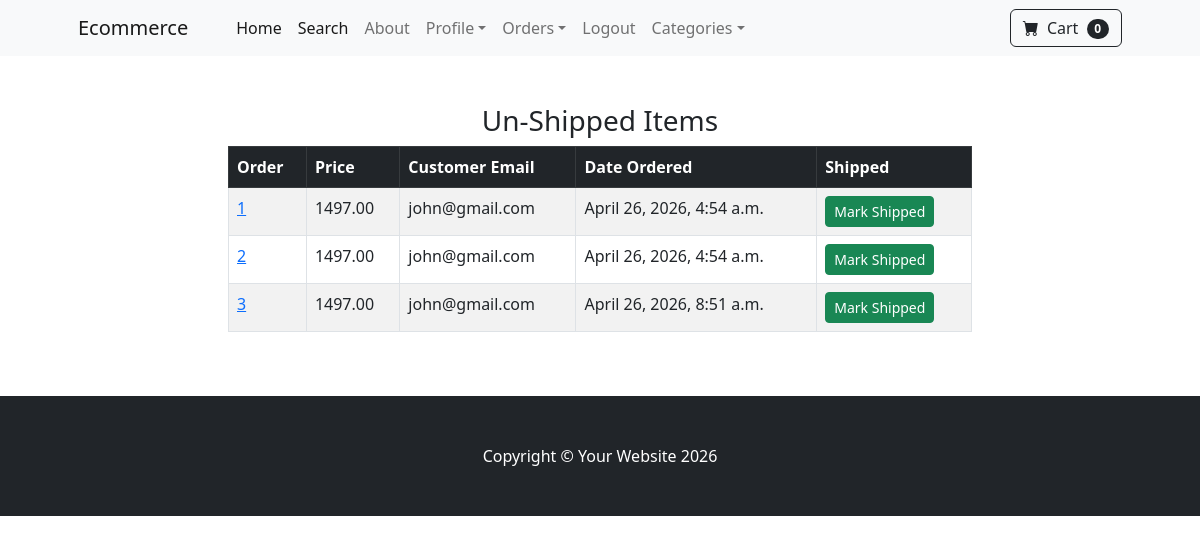
Before: /payment/not_shipped_dash/ (signed in) with the older database file.
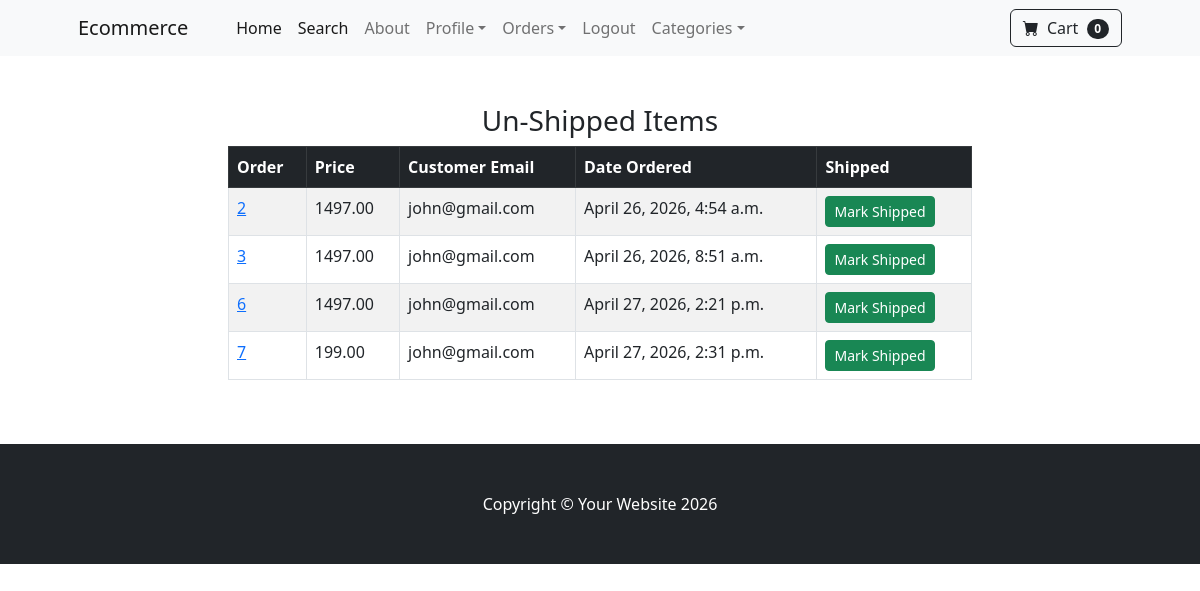
After: the same page with the newer database file.
### payment/models.py (models this page shows, shortened)
class Order(models.Model):
    user = models.ForeignKey(User, on_delete=models.CASCADE, null=True, blank=True)
    full_name = models.CharField(max_length=250)
    email = models.EmailField(max_length=250)
    shipping_address = models.TextField(max_length=15000)
    amount_paid = models.DecimalField(max_digits=7, decimal_places=2)
    date_ordered = models.DateTimeField(auto_now_add=True)
    shipped = models.BooleanField(default=False)
    date_shipped = models.DateTimeField(blank=True, null=True)

### payment/views.py (the view, shortened to what this page needs)
# urls.py: path('not_shipped_dash/', views.not_shipped_dash, name='not_shipped_dash'),
def not_shipped_dash(request):
    if request.user.is_authenticated and request.user.is_superuser:
        orders = Order.objects.filter(shipped=False)
        return render(request, 'payment/not_shipped_dash.html', {'orders':orders})
    else:
        messages.success(request, "Access Denied")
        return redirect('home')

### cart/cart.py (called while the page is built)
    def __len__(self):
        return len(self.cart)

### cart/context_processors.py (called while the page is built)
def cart(request):
    return {'cart':Cart(request)}

### payment/templates/payment/not_shipped_dash.html (shortened to what this page needs)
{% extends 'base.html' %}
{% block content %}
        <div class="container">
            <div class="row">
                <center>
                    <div class="col-8">
                        <br/></br>
                            <h3>Un-Shipped Items</h3>
                            <table class="table table-striped table-hover table-bordered ">
                                <thead class="table-dark">
                                    <tr>
                                    <th scope="col">Order</th>
                                    <th scope="col">Price</th>
                                    <th scope="col">Customer Email</th>
                                    <th scope="col">Date Ordered</th>
                                    <th scope="col">Shipped</th>
                                    </tr>
                                </thead>
                                <tbody>
                                    {% for item in orders %}
                                    <tr>
                                    <td><a href="{% url 'orders' item.id %}">{{ item.id }}</a></td>
                                    <td>{{ item.amount_paid }}</td>
                                    <td>{{ item.email }}</td>
                                    <td>{{ item.date_ordered }}</td>
                                    <td>
                                        <form method="POST">
                                            <button type="Submit" class="btn btn-success btn-sm">Mark Shipped</button>
                                        </form>
                                    </td>
                                    </tr>
                                    {% endfor %}
                                </tbody>
                            </table>
                        <br/></br>
                    </div>
                </center>
            </div>
        </div>
{% endblock %}

### store/templates/base.html (shortened to what this page needs)
{% load static %}
<!DOCTYPE html>
<html lang="en">
    <head>
        <link href="https://cdn.jsdelivr.net/npm/bootstrap-icons@1.5.0/font/bootstrap-icons.css" rel="stylesheet" />
        <link href="{% static 'css/styles.css' %} " rel="stylesheet" />
    </head>
    <body>
        {% include 'navbar.html' %}
        {% block content %}
        {% endblock %}
        <footer class="py-5 bg-dark">
            <div class="container"><p class="m-0 text-center text-white">Copyright &copy; Your Website 2026</p></div>
        </footer>
    </body>
</html>

### store/templates/navbar.html (shortened to what this page needs)
        <nav class="navbar navbar-expand-lg navbar-light bg-light">
            <div class="container px-4 px-lg-5">
                <a class="navbar-brand" href="{% url 'home' %}">Ecommerce</a>
                <div class="collapse navbar-collapse" id="navbarSupportedContent">
                    <ul class="navbar-nav me-auto mb-2 mb-lg-0 ms-lg-4">
                        <li class="nav-item"><a class="nav-link active" aria-current="page" href="{% url 'home' %}">Home</a></li>
                        <li class="nav-item"><a class="nav-link active" aria-current="page" href="{% url 'search' %}">Search</a></li>
                        <li class="nav-item"><a class="nav-link" href="{% url 'about' %}">About</a></li>
                        {% if user.is_authenticated %}
                            <li class="nav-item dropdown">
                            <a class="nav-link dropdown-toggle" id="navbarDropdown" href="#" role="button" data-bs-toggle="dropdown" aria-expanded="false">Profile</a>
                        </li>
                        {% if user.is_superuser%}
                        <li class="nav-item dropdown">
                            <a class="nav-link dropdown-toggle" id="navbarDropdown" href="#" role="button" data-bs-toggle="dropdown" aria-expanded="false">Orders</a>
                        </li>
                        {% endif %}
                        <li class="nav-item"><a class="nav-link" href="{% url 'logout' %}">Logout</a></li>
                        {% else %}
                        <li class="nav-item"><a class="nav-link" href="{% url 'login' %}">Login</a></li>
                        <li class="nav-item"><a class="nav-link" href="{% url 'register' %}">Register</a></li>
                        {% endif %}
                        <li class="nav-item dropdown">
                            <a class="nav-link dropdown-toggle" id="navbarDropdown" href="#" role="button" data-bs-toggle="dropdown" aria-expanded="false">Categories</a>
                        </li>
                    </ul>
                    <form class="d-flex">
                        <a href="{% url 'cart_summary' %}" class="btn btn-outline-dark">
                            <i class="bi-cart-fill me-1"></i>
                            Cart
                            <span class="badge bg-dark text-white ms-1 rounded-pill"
                            id="cart_quantity">{{cart|length}}</span>
                        </a>
                    </form>
                </div>
            </div>
        </nav>

Changed rows visible on the page:
no longer on this page (row edited): Order: id "1", amount_paid "1497.00", email "john@gmail.com", date_ordered "April 26, 2026, 4:54 a.m."
added Order: id "6", amount_paid "1497.00", email "john@gmail.com", date_ordered "April 27, 2026, 2:21 p.m."
added Order: id "7", amount_paid "199.00", email "john@gmail.com", date_ordered "April 27, 2026, 2:31 p.m."
